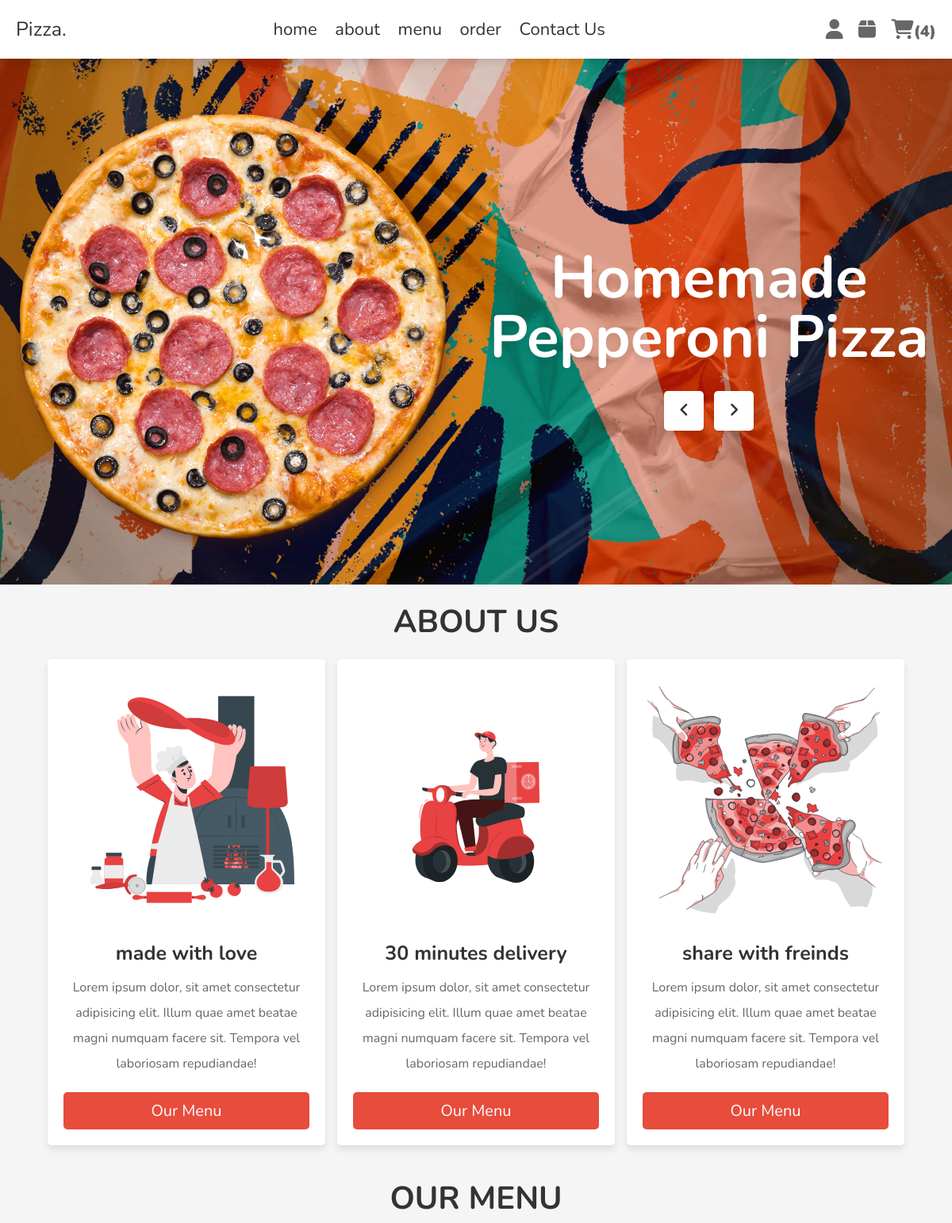
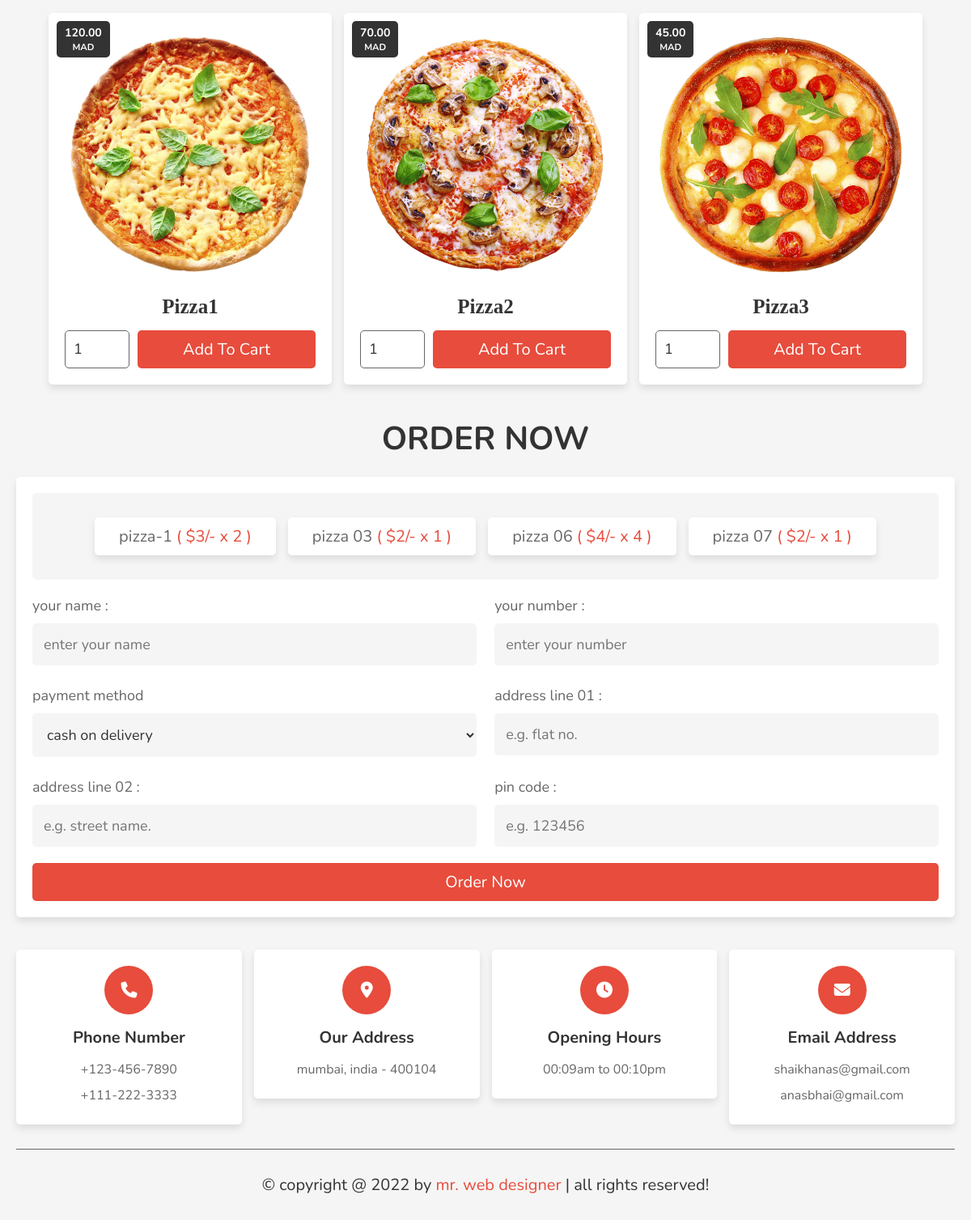
The page / on the database its author committed (2 pictures, top to bottom).
### Main/models.py (models this page shows, shortened)
class MenuItem(models.Model):
    name = models.CharField(max_length=30, null=True)
    price = models.DecimalField(max_digits=5, decimal_places=2)
    image = models.ImageField(upload_to='MenuItems/', null=True, blank=True)
    type = models.CharField(max_length=30, null=True,blank=True)
    about = models.TextField(blank=True, null=True)

### Main/views.py (the view)
# urls.py: path('', views.home, name='home'),
def home(request):
    MenuItems = MenuItem.objects.all()
    return render(request,'Main/home.html',{'MenuItems':MenuItems})

### templates/Main/home.html (shortened to what this page needs)
{% extends "base.html" %} {% block content %}
<div class="home-bg">
    <section class="home" id="home">
        <div class="slide-container">
            <div class="slide active">
                <div class="image">
                    <img src="/static/images/home-img-1.png" alt="">
                </div>
                <div class="content">
                    <h3>homemade Pepperoni Pizza</h3>
                    <div class="fas fa-angle-left" onclick="prev()"></div>
                    <div class="fas fa-angle-right" onclick="next()"></div>
                </div>
            </div>
        </div>
    </section>
</div>
<section class="about" id="about">
    <h1 class="heading">about us</h1>
    <div class="box-container">
        <div class="box">
            <img src="/static/images/about-1.svg" alt="">
            <h3>made with love</h3>
            <p>Lorem ipsum dolor, sit amet consectetur adipisicing elit. Illum quae amet beatae magni numquam facere sit. Tempora vel laboriosam repudiandae!</p>
            <a href="#menu" class="btn">our menu</a>
        </div>
        <div class="box">
            <img src="/static/images/about-2.svg" alt="">
            <h3>30 minutes delivery</h3>
            <p>Lorem ipsum dolor, sit amet consectetur adipisicing elit. Illum quae amet beatae magni numquam facere sit. Tempora vel laboriosam repudiandae!</p>
            <a href="#menu" class="btn">our menu</a>
        </div>
        <div class="box">
            <img src="/static/images/about-3.svg" alt="">
            <h3>share with freinds</h3>
            <p>Lorem ipsum dolor, sit amet consectetur adipisicing elit. Illum quae amet beatae magni numquam facere sit. Tempora vel laboriosam repudiandae!</p>
            <a href="#menu" class="btn">our menu</a>
        </div>
    </div>
</section>
<section id="menu" class="menu">
    <h1 class="heading">our menu</h1>
    <div class="box-container">
        {% for item in MenuItems %}
        <div class="box">
            <div class="price">
                <h5>{{ item.price }}</h5>
                <h6>MAD</h6>
            </div>
            <img src="/media/{{ item.image }}" alt="">
            <div class="name">{{ item.name }}</div>
            <form action="" method="post">
                <input type="number" min="1" max="100" value="1" class="qty" name="qty">
                <input type="submit" value="add to cart" name="add_to_cart" class="btn">
            </form>
        </div>
        {% endfor %}
    </div>
</section>
<section class="order" id="order">
    <h1 class="heading">order now</h1>
    <form action="" method="post">
        <div class="display-orders">
            <p>pizza-1 <span>( $3/- x 2 )</span></p>
            <p>pizza 03 <span>( $2/- x 1 )</span></p>
            <p>pizza 06 <span>( $4/- x 4 )</span></p>
            <p>pizza 07 <span>( $2/- x 1 )</span></p>
        </div>
        <div class="flex">
            <div class="inputBox">
                <span>your name :</span>
                <input type="text" name="name" class="box" required placeholder="enter your name" maxlength="20">
            </div>
            <div class="inputBox">
                <span>your number :</span>
                <input type="number" name="number" class="box" required placeholder="enter your number" min="0">
            </div>
            <div class="inputBox">
                <span>payment method</span>
                <select name="method" class="box">
               <option value="cash on delivery">cash on delivery</option>
            </select>
            </div>
            <div class="inputBox">
                <span>address line 01 :</span>
                <input type="text" name="flat" class="box" required placeholder="e.g. flat no." maxlength="50">
            </div>
            <div class="inputBox">
                <span>address line 02 :</span>
                <input type="text" name="street" class="box" required placeholder="e.g. street name." maxlength="50">
            </div>
            <div class="inputBox">
                <span>pin code :</span>
                <input type="number" name="pin_code" class="box" required placeholder="e.g. 123456" min="0">
            </div>
        </div>
        <input type="submit" value="order now" class="btn" name="order">
    </form>
</section>
{% endblock content %}

### rows shown on the page
MenuItem: price "120.00", image (picture), name "Pizza1"
MenuItem: price "70.00", image (picture), name "Pizza2"
MenuItem: price "45.00", image (picture), name "Pizza3"
